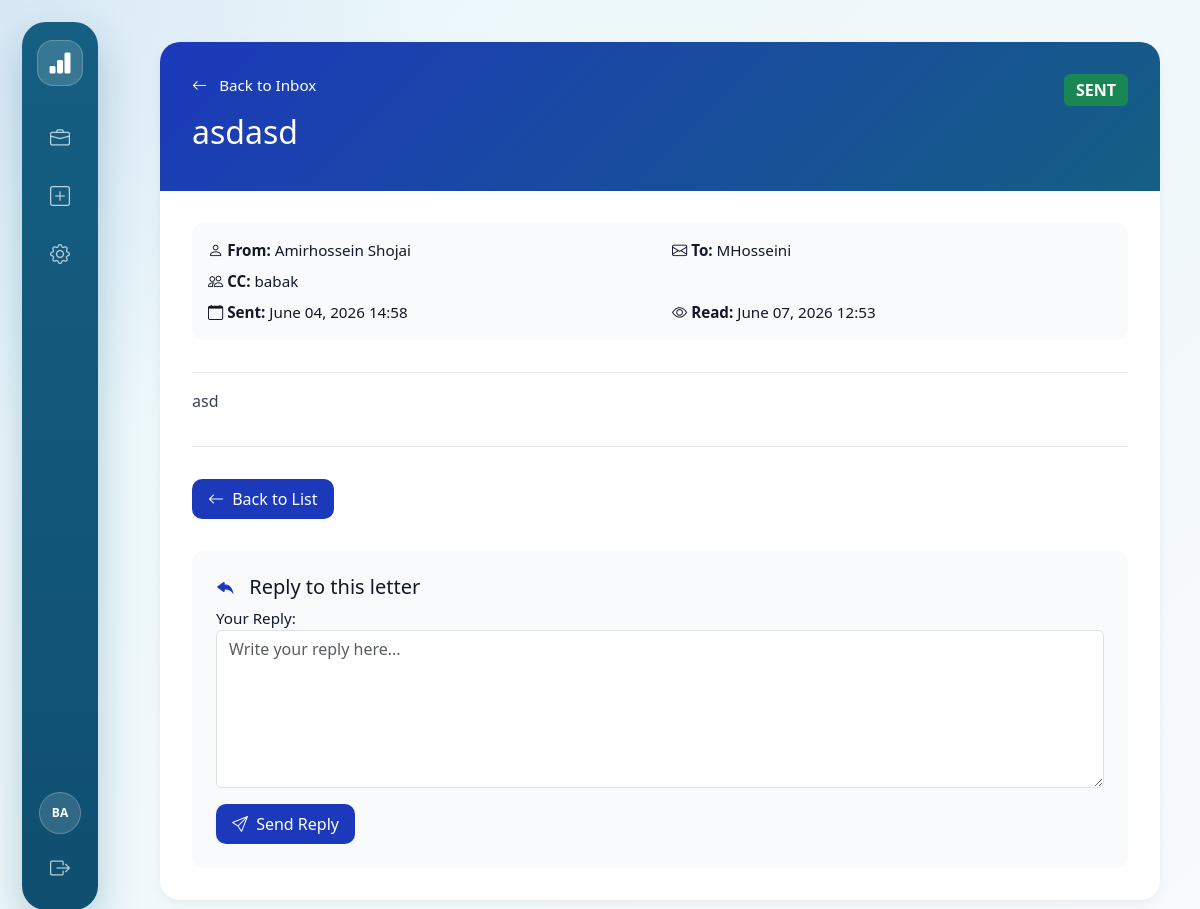
The page /letters/2/ (signed in) on the database its author committed.
### internal_letter/models.py (models this page shows, shortened)
class InternalLetter(models.Model):
    subject = models.CharField(max_length=200)
    body = models.TextField()
    sender = models.ForeignKey(settings.AUTH_USER_MODEL, on_delete=models.PROTECT, related_name="sent_letters")
    recipient = models.ForeignKey(settings.AUTH_USER_MODEL, on_delete=models.PROTECT, related_name="received_letters")
    cc = models.ManyToManyField(settings.AUTH_USER_MODEL, blank=True, related_name="cc_letters")
    status = models.CharField(max_length=20, choices=LetterStatus.choices, default=LetterStatus.DRAFT)
    sent_at = models.DateTimeField(null=True, blank=True)
    created_at = models.DateTimeField(default=timezone.now)
    updated_at = models.DateTimeField(auto_now=True)
    read_at = models.DateTimeField(null=True, blank=True)
    read_by = models.ManyToManyField(settings.AUTH_USER_MODEL, blank=True, related_name="read_letters")
    parent_letter = models.ForeignKey('self', null=True, blank=True, on_delete=models.SET_NULL, related_name="replies")
    class Meta:
        ordering = ["-created_at"]
    def mark_as_read(self, user):
        if user not in self.read_by.all():
            self.read_by.add(user)
            if self.read_at is None and user == self.recipient:
                self.read_at = timezone.now()
                self.save()

### internal_letter/views.py (the view, shortened to what this page needs)
# urls.py: path('<int:pk>/', views.letter_detail, name='detail'),
@login_required
def letter_detail(request, pk):
    try:
        letter = get_object_or_404(
            InternalLetter.objects.prefetch_related('cc', 'read_by'),
            pk=pk
        )
        if request.user not in [letter.sender, letter.recipient] and request.user not in letter.cc.all():
            return HttpResponseForbidden("You don't have permission to view this letter.")
        if letter.status == LetterStatus.SENT:
            letter.mark_as_read(request.user)
        reply_form = ReplyForm()
        context = {
            'letter': letter,
            'reply_form': reply_form,
            'can_reply': request.user in [letter.recipient, letter.sender] or request.user in letter.cc.all(),
        }
        return render(request, 'internal_letter/letter_detail.html', context)
    except Exception as e:
        messages.error(request, f"Error loading letter: {str(e)}")
        return redirect('/letters/')

### internal_letter/forms.py
class ReplyForm(forms.Form):
    body = forms.CharField(
        widget=forms.Textarea(attrs={
            'class': 'form-control',
            'rows': 6,
            'placeholder': 'Write your reply here...'
        }),
        label="Your Reply"
    )

### core/context_processors.py (called while the page is built)
def unread_letter_count(request):
    if request.user.is_authenticated:
        try:
            from internal_letter.models import InternalLetter, LetterStatus
            unread_count = InternalLetter.objects.filter(
                recipient=request.user,
                status=LetterStatus.SENT
            ).exclude(read_by=request.user).count()
            return {'unread_letter_count': unread_count}
        except (ImportError, Exception):
            return {'unread_letter_count': 0}
    return {'unread_letter_count': 0}

### internal_letter/templates/internal_letter/letter_detail.html (shortened to what this page needs)
{% extends "base.html" %}
{% block content %}
<div class="container">
  <div class="letter-detail-card">
    <div class="letter-detail-header">
      <div class="d-flex justify-content-between align-items-start">
        <div>
          <a href="/letters/" class="text-white text-decoration-none mb-2 d-inline-block">
            <i class="bi bi-arrow-left me-2"></i> Back to Inbox
          </a>
          <h2 style="color: white; margin-top: 0.5rem;">{{ letter.subject }}</h2>
        </div>
        <span class="badge {% if letter.status == 'SENT' %}bg-success{% else %}bg-secondary{% endif %} fs-6">
          {{ letter.status }}
        </span>
      </div>
    </div>
    <div class="letter-detail-body">
      <div class="letter-info">
        <div class="row">
          <div class="col-md-6 mb-2">
            <strong><i class="bi bi-person"></i> From:</strong>
            {{ letter.sender.get_full_name|default:letter.sender.username }}
          </div>
          <div class="col-md-6 mb-2">
            <strong><i class="bi bi-envelope"></i> To:</strong>
            {{ letter.recipient.get_full_name|default:letter.recipient.username }}
          </div>
          {% if letter.cc.all %}
            <div class="col-12 mb-2">
              <strong><i class="bi bi-people"></i> CC:</strong>
              {% for cc_user in letter.cc.all %}
                {{ cc_user.get_full_name|default:cc_user.username }}{% if not forloop.last %}, {% endif %}
              {% endfor %}
            </div>
          {% endif %}
          <div class="col-md-6">
            <strong><i class="bi bi-calendar"></i> Sent:</strong>
            {{ letter.sent_at|date:"F d, Y H:i"|default:"Not sent yet" }}
          </div>
          <div class="col-md-6">
            <strong><i class="bi bi-eye"></i> Read:</strong>
            {% if letter.read_at %}
              {{ letter.read_at|date:"F d, Y H:i" }}
            {% else %}
              Not read yet
            {% endif %}
          </div>
        </div>
      </div>
      <div class="letter-content">
        {{ letter.body|linebreaks }}
      </div>
      <div class="d-flex gap-2">
        <a href="/letters/" class="btn btn-primary-custom btn-action text-white">
          <i class="bi bi-arrow-left me-1"></i> Back to List
        </a>
      </div>
      {% if can_reply and letter.status == 'SENT' %}
        <div class="reply-section">
          <h5><i class="bi bi-reply-fill me-2" style="color: #1C39BB;"></i> Reply to this letter</h5>
          <form method="post">
            {{ reply_form.as_p }}
            <button type="submit" name="reply" class="btn btn-primary-custom btn-action text-white">
              <i class="bi bi-send me-1"></i> Send Reply
            </button>
          </form>
        </div>
      {% endif %}
    </div>
  </div>
</div>
{% endblock %}

### companycrm/1/companycrm/core/templates/base.html (shortened to what this page needs)
{% load static %}
<!DOCTYPE html>
<html lang="en" data-bs-theme="light">
  <head>
    <link href="https://cdn.jsdelivr.net/npm/bootstrap@5.3.3/dist/css/bootstrap.min.css"
          rel="stylesheet" />
    <link href="https://cdn.jsdelivr.net/npm/bootstrap-icons@1.11.3/font/bootstrap-icons.css"
          rel="stylesheet" />
    <link href="{% static 'css/custom.css' %}" rel="stylesheet" />
    <link rel="stylesheet" href="{% static 'css/custom.css' %}?v=2">
  </head>
  <body>
    <div class="app-shell">
      <aside class="app-sidebar">
        <a class="sidebar-brand" href="{% url 'home' %}" title="ATO CRM">
          <i class="bi bi-bar-chart-fill"></i>
        </a>
        <nav class="sidebar-nav">
          <a class="sidebar-link {% if request.path == '/' or request.path|slice:':10' == '/requests/' %}active{% endif %}"
             href="{% url 'request_list' %}"
             title="Requests">
            <i class="bi bi-briefcase"></i>
          </a>
          <a class="sidebar-link {% if request.path == '/requests/new/' %}active{% endif %}"
             href="{% url 'request_new_hub' %}"
             title="New Request">
            <i class="bi bi-plus-square"></i>
          </a>
          {% if user.is_authenticated %}
            <a class="sidebar-link" href="/admin/" title="Admin">
              <i class="bi bi-gear"></i>
            </a>
          {% endif %}
        </nav>
        <div class="sidebar-bottom">
          {% if user.is_authenticated %}
            <div class="user-circle" title="{{ user.get_username }}">{{ user.get_username|slice:":2"|upper }}</div>
            <form method="post" action="{% url 'logout' %}">
              <button class="sidebar-logout" type="submit" title="Logout">
                <i class="bi bi-box-arrow-right"></i>
              </button>
            </form>
          {% else %}
            <a class="sidebar-link" href="{% url 'login' %}" title="Login">
              <i class="bi bi-box-arrow-in-right"></i>
            </a>
          {% endif %}
        </div>
      </aside>
      <div class="app-main">
        <main class="{% block container_class %}{% endblock %}">
          {% block content %}{% endblock %}
        </main>
      </div>
    </div>
  </body>
</html>

### static/css/custom.css (style rules this page uses)
body { background-color: #f8f9fa; font-family: "Segoe UI", Roboto, Arial, sans-serif; font-size: 0.95rem; color: #333; }
.btn { border-radius: 0.4rem; font-weight: 500; }
.form-control { border-radius: 0.35rem; }
textarea.form-control { resize: vertical; }
.badge { font-size: 0.8rem; padding: 0.5em 0.75em; border-radius: 0.4rem; }

### companycrm/1/companycrm/core/templates/base.html (style rules this page uses)
:root { --persian-blue: #1C39BB; --sidebar-blue: #155f83; --sidebar-blue-dark: #0f4f70; --sidebar-active-bg: #ffffff; --crm-bg: #eef7f9; --crm-text: #111827; --crm-muted: #6b7280; --crm-border: #e5e7eb; }
body { margin: 0; background: radial-gradient(circle at top left, rgba(28, 57, 187, 0.08), transparent 30%), linear-gradient(135deg, #e8f7fa 0%, #f8fafc 100%); color: var(--crm-text); }
.app-shell { min-height: 100vh; display: flex; }
.app-sidebar { position: fixed; left: 22px; top: 22px; bottom: 22px; width: 76px; background: linear-gradient(180deg, var(--sidebar-blue) 0%, var(--sidebar-blue-dark) 100%); border-radius: 24px; box-shadow: 0 18px 40px rgba(15, 95, 131, 0.28); z-index: 1000; display: flex; flex-direction: column; align-items: center; padding: 18px 10px; }
.sidebar-brand { width: 46px; height: 46px; border-radius: 16px; background: rgba(255, 255, 255, 0.15); border: 1px solid rgba(255, 255, 255, 0.22); color: #ffffff; display: flex; align-items: center; justify-content: center; font-size: 24px; margin-bottom: 28px; text-decoration: none; }
.sidebar-nav { width: 100%; display: flex; flex-direction: column; gap: 10px; align-items: center; }
.sidebar-link { width: 48px; height: 48px; border-radius: 16px; color: rgba(255, 255, 255, 0.72); display: flex; align-items: center; justify-content: center; font-size: 20px; text-decoration: none; transition: all 0.18s ease; border: 0; }
.sidebar-bottom { margin-top: auto; width: 100%; display: flex; flex-direction: column; gap: 10px; align-items: center; }
.user-circle { width: 42px; height: 42px; border-radius: 50%; background: rgba(255, 255, 255, 0.14); border: 1px solid rgba(255, 255, 255, 0.24); color: #ffffff; display: flex; align-items: center; justify-content: center; font-size: 12px; font-weight: 800; }
.sidebar-logout { border: 0; background: transparent; color: rgba(255, 255, 255, 0.72); width: 48px; height: 48px; border-radius: 16px; font-size: 20px; transition: all 0.18s ease; }
.app-main { width: 100%; margin-left: 120px; padding: 24px 28px 32px; }

### internal_letter/templates/internal_letter/letter_detail.html (style rules this page uses)
.letter-detail-card { background: white; border-radius: 20px; box-shadow: 0 4px 12px rgba(0, 0, 0, 0.05); overflow: hidden; }
.letter-detail-header { background: linear-gradient(135deg, #1C39BB 0%, #155f83 100%); color: white; padding: 2rem; }
.letter-detail-body { padding: 2rem; }
.letter-info { background: #f8fafc; border-radius: 12px; padding: 1rem; margin-bottom: 1.5rem; }
.letter-content { font-size: 1rem; line-height: 1.6; color: #374151; margin: 2rem 0; padding: 1rem 0; border-top: 1px solid #e5e7eb; border-bottom: 1px solid #e5e7eb; }
.reply-section { background: #f8fafc; border-radius: 12px; padding: 1.5rem; margin-top: 2rem; }
.btn-action { padding: 0.5rem 1rem; border-radius: 10px; font-weight: 500; }
.btn-primary-custom { background: #1C39BB; border: none; }

### rows shown on the page
InternalLetter: subject "asdasd", status "SENT", sender.get_full_name "Amirhossein Shojai", recipient.get_full_name "MHosseini", sent_at "June 04, 2026 14:58", read_at "June 07, 2026 12:53", body "asd"

### other values the page prints
{{ user.get_username|slice:":2"|upper }} "BA"
{{ cc_user.get_full_name|default:cc_user.username }} "babak"
